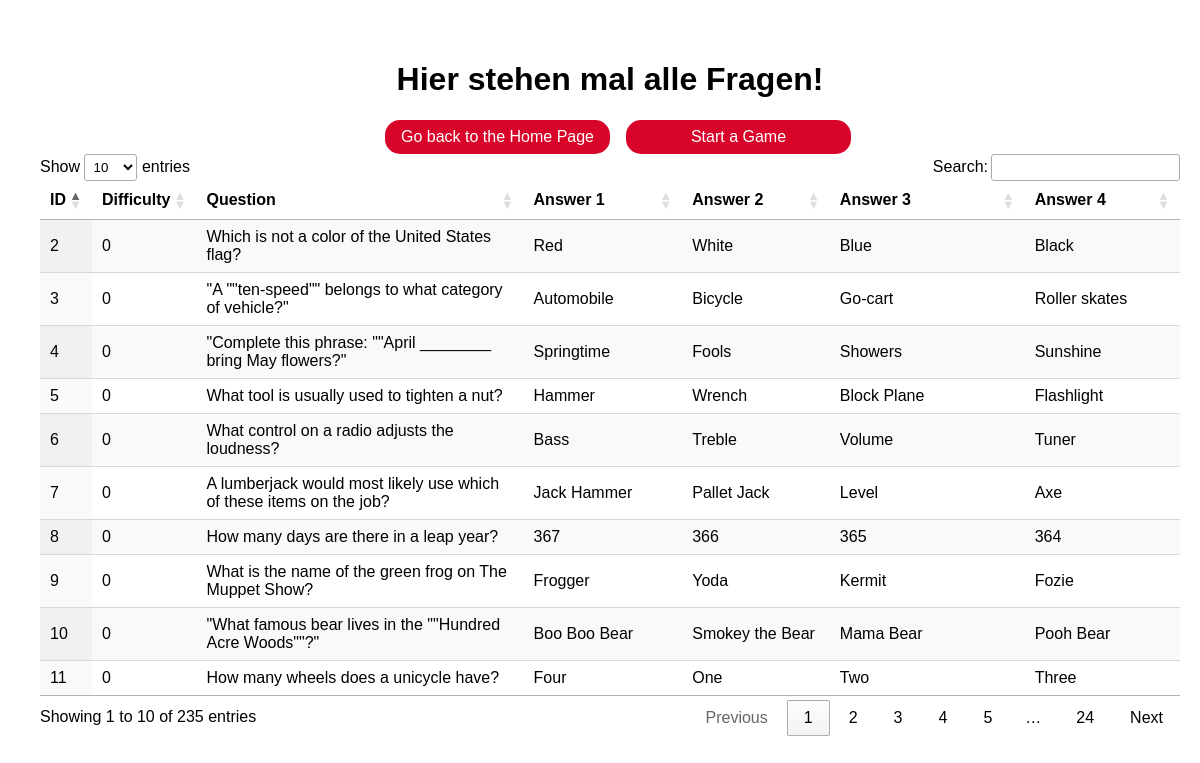
Screenshot of /questions with the database file from the repository.
### website.py (models this page shows)
class Millionaire(Base):
    __tablename__ = 'millionaire'
    id = Column(Integer, primary_key=True)
    difficulty = Column(Integer)
    question = Column(Text)
    correct_answer = Column(Text)
    answer2 = Column(Text)
    answer3 = Column(Text)
    answer4 = Column(Text)
    background_information = Column(Text)
    def getJson(self):
        return{
            'id': self.id,
            'difficulty': self.difficulty,
            'question': self.question,
            'answers': [self.correct_answer, self.answer2, self.answer3, self.answer4]
        }

### website.py (the view)
@app.route("/questions")
def questions():
    get_questions_from_db()
    q  = []
    thirst = True
    for x in newGame.questionsArray:
        if thirst:
            thirst = False
        else:
            q_temp = {"id": x.id, "level" : x.difficulty, "frage" : str(x.question), "answer1" : x.answers[0], "answer2" : x.answers[1], "answer3" : x.answers[2], "answer4" : x.answers[3]}
            q.append(q_temp)
    return render_template("questions.html", data = q)

### website.py (called while the page is built)
def get_questions_from_db():
    newGame.questionsArray = []
    questions = Millionaire.query.all()
    for x in questions:
        print(x.getJson())
        answers = [x.correct_answer, x.answer2, x.answer3, x.answer4]
        random.shuffle(answers)
        newGame.questionsArray.append(
            Questions(x.id, x.question, answers, x.difficulty, answers.index(x.correct_answer)))

### templates/questions.html (shortened to what this page needs)
<!DOCTYPE html>
<html lang="en">
<head>
    <link rel="stylesheet" href="{{url_for('static', filename='css/questions.css')}}">
    <link rel="stylesheet" href="https://cdn.datatables.net/1.11.3/css/jquery.dataTables.min.css">
</head>
<body>
    <div class="main-container">
        <h1>Hier stehen mal alle Fragen!</h1>
        <div class="grid-container">
            <a class="btn" href="/">Go back to the Home Page</a>
            <a class="btn" href="/game">Start a Game</a>
        </div>
        <table id="table_id" class="display">
        <thead>
            <tr>
                <th>ID</th>
                <th>Difficulty</th>
                <th>Question</th>
                <th>Answer 1</th>
                <th>Answer 2</th>
                <th>Answer 3</th>
                <th>Answer 4</th>
            </tr>
        </thead>
        <tbody>
            {% for q in data %}
            <tr>
                <td> {{q.id}}</td>
                <td> {{q.level}}</td>
                <td> {{q.frage}}</td>
                <td> {{q.answer1}}</td>
                <td> {{q.answer2}}</td>
                <td> {{q.answer3}}</td>
                <td> {{q.answer4}}</td>
            </tr>
            {% endfor%}
        </tbody>
        </table>
    </div>
</body>
</html>

### static/css/questions.css (style rules this page uses)
* { font-family: Arial; }
body { padding: 2rem; }
.main-container { width: 95vw; height: 95vh; display: flex; align-items: center; flex-direction: column; }
.grid-container { width: max-content; height: max-content; display: grid; gap: 2rem; grid-template-columns: repeat(2, 1fr); }
.btn { width: 100%; height: max-content; border-radius: 15px; background: #d90429; padding: .5rem; text-align: center; transition: transform 150ms ease-out; }
.btn, .btn:hover { text-decoration: none; color: white; }

### rows the page displays
Millionaire: id "2", level "0", frage "Which is not a color of the United States flag?", answer1 "Red", answer2 "White", answer3 "Blue", answer4 "Black"
Millionaire: id "3", level "0", frage "\"A \"\"ten-speed\"\" belongs to what category of vehicle?\"", answer1 "Automobile", answer2 "Bicycle", answer3 "Go-cart", answer4 "Roller skates"
Millionaire: id "4", level "0", frage "\"Complete this phrase: \"\"April ________ bring May flowers?\"", answer1 "Springtime", answer2 "Fools", answer3 "Showers", answer4 "Sunshine"
Millionaire: id "5", level "0", frage "What tool is usually used to tighten a nut?", answer1 "Hammer", answer2 "Wrench", answer3 "Block Plane", answer4 "Flashlight"
Millionaire: id "6", level "0", frage "What control on a radio adjusts the loudness?", answer1 "Bass", answer2 "Treble", answer3 "Volume", answer4 "Tuner"
Millionaire: id "7", level "0", frage "A lumberjack would most likely use which of these items on the job?", answer1 "Jack Hammer", answer2 "Pallet Jack", answer3 "Level", answer4 "Axe"
Millionaire: id "8", level "0", frage "How many days are there in a leap year?", answer1 "367", answer2 "366", answer3 "365", answer4 "364"
Millionaire: id "9", level "0", frage "What is the name of the green frog on The Muppet Show?", answer1 "Frogger", answer2 "Yoda", answer3 "Kermit", answer4 "Fozie"
Millionaire: id "10", level "0", frage "\"What famous bear lives in the \"\"Hundred Acre Woods\"\"?\"", answer1 "Boo Boo Bear", answer2 "Smokey the Bear", answer3 "Mama Bear", answer4 "Pooh Bear"
Millionaire: id "11", level "0", frage "How many wheels does a unicycle have?", answer1 "Four", answer2 "One", answer3 "Two", answer4 "Three"
